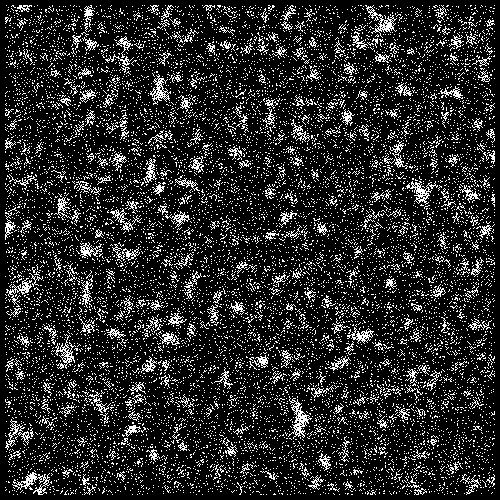
Frame 1 (no input)
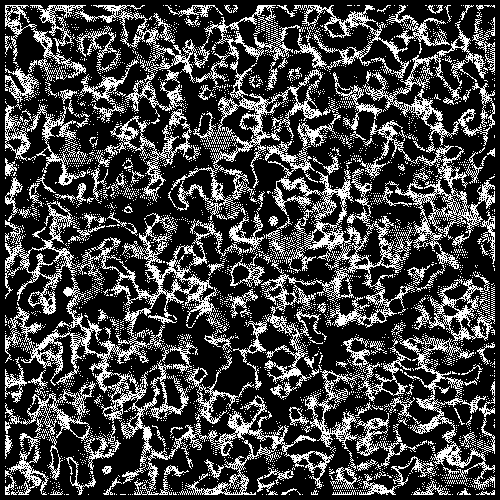
Frame 60 (the mouse pressed at the canvas centre just before this capture)
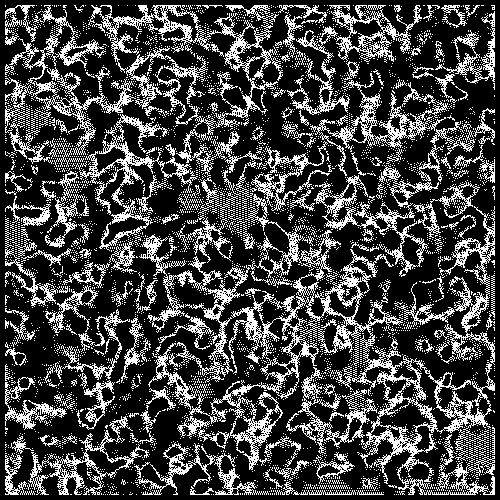
Frame 120 (the mouse held since frame 60 and released just before this capture)

The Processing sketch that drew these frames (run headless with seeded random() and noise(); from frame 60 on, the mouse is pressed at the canvas centre):

// Processing sketch: sketch_05_weird_neighborhood_simple
// ── sketch_05_weird_neighborhood_simple.pde
//rule parameters //<>//
int a = 9;
int b = 13;
int c = 19;
int d = 52; 

//variables for current and next state
int A[][];
int B[][];

//initial state
void setup() {
  size(500, 500);
  //initialize A and B
  A = new int[width][height];
  B = new int[width][height];  
  //fill A with random values and B with 0s
  for (int i = 0; i < width; i++) {
    for (int j = 0; j < height; j++) {
      A[i][j] = (random(1) < 0.9) ? 0 : 1;
      B[i][j] = 0;
    }
  }
}
 
void draw() {
  //for each cell
  for (int i = 5; i < width - 5; i++) {
    for (int j = 5; j < height - 5; j++) {
      //we save the actual cell value
      int outval = A[i][j];  
      //neighborhood sum
      int sum = A[i-5][j-1]+A[i-5][j+0]+A[i-5][j+1]+A[i-4][j-3]+A[i-4][j-2]+A[i-4][j+2]+A[i-4][j+3]+
                 A[i-3][j-4]+A[i-3][j-1]+A[i-3][j+0]+A[i-3][j+1]+A[i-3][j+4]+A[i-2][j-4]+A[i-2][j-2]+
                 A[i-2][j+2]+A[i-2][j+4]+A[i-1][j-5]+A[i-1][j-3]+A[i-1][j-1]+A[i-1][j+0]+A[i-1][j+1]+
                 A[i-1][j+3]+A[i-1][j+5]+A[i+0][j-5]+A[i+0][j-3]+A[i+0][j-1]+A[i+0][j+0]+A[i+0][j+1]+
                 A[i+0][j+3]+A[i+0][j+5]+A[i+1][j-5]+A[i+1][j-3]+A[i+1][j-1]+A[i+1][j+0]+A[i+1][j+1]+
                 A[i+1][j+3]+A[i+1][j+5]+A[i+2][j-4]+A[i+2][j-2]+A[i+2][j+2]+A[i+2][j+4]+A[i+3][j-4]+
                 A[i+3][j-1]+A[i+3][j+0]+A[i+3][j+1]+A[i+3][j+4]+A[i+4][j-3]+A[i+4][j-2]+A[i+4][j+2]+
                 A[i+4][j+3]+A[i+5][j-1]+A[i+5][j+0]+A[i+5][j+1];  
      //rule
      if (sum >= a & sum <= b){
        outval = 1;
      }  
      if (sum >= c & sum <= d){
        outval = 0;
      } 
      B[i][j] = outval;
    }
  }
  loadPixels();
  for (int i = 0; i < width; i++) {
    for (int j = 0; j < height; j++) {
      //fill A with B values
      A[i][j] = B[i][j];
      //draw cell
      pixels[i + j * width] = color(A[i][j] * 255);
    }
  }
  updatePixels();
}
